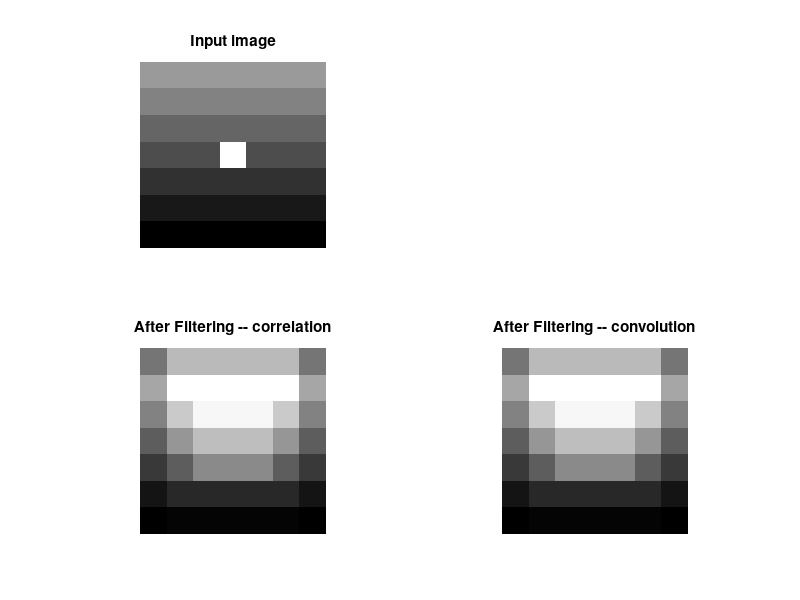

Reproduce this figure in MATLAB.
function chap4_1
%% Linear Filtering
% Mean filtering (Averaging filter)

%Define an input image f
img = [6 6 6 6 6 6 6;...
       5 5 5 5 5 5 5;...
       4 4 4 4 4 4 4;...
       3 3 3 10 3 3 3;...
       2 2 2 2 2 2 2;...
       1 1 1 1 1 1 1;...
       0 0 0 0 0 0 0];
   
%Define a mask for filtering in two ways
mask = fspecial('average',3);   % 1st way
mask = [1 1 1; 1 1 1; 1 1 1]/9; % 2nd way

% Filtering in two ways
output1 = filter2(mask,img,'same');  %correlation
output2 = conv2(img,mask,'same');    %convolution -- mask flipped

% Display 2 filtering results
figure,
subplot(2,2,1), imshow(img,[]), title('Input image');
subplot(2,2,3), imshow(output1,[]), title('After Filtering -- correlation');
subplot(2,2,4), imshow(output2,[]), title('After Filtering -- convolution');